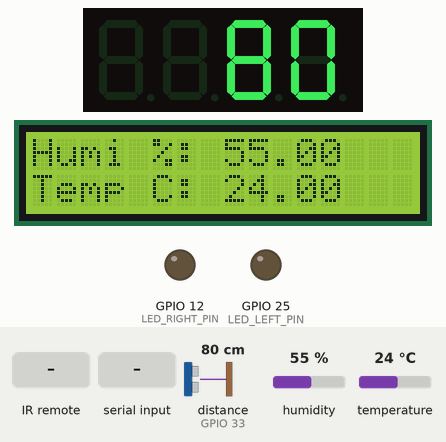
Simulated run of this sketch. Board: ESP32. Shown: 4-digit seven-segment display, 16×2 character LCD, output pins drawn as LEDs (lit = HIGH). Wiring (inferred from the names in the program): ultrasonic range finder: trigger GPIO 32; echo GPIO 33. The inputs (shaded band) are chosen by the test bench; at power-on: distance to the obstacle (sensor on GPIO 33) 80 cm, humidity 55 %, temperature 24 °C. Nothing arrives over Bluetooth unless stated; pins used as bus, display or sensor lines are not drawn; what the sketch prints to the serial monitor is not drawn.

Above: at 1.3 s.
1.4 s: infrared code 0x4B received
At 3.9 s:
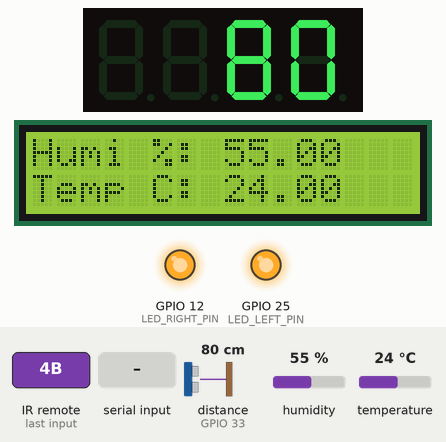
7.6 s: "left\n" received over the second serial link
At 8.7 s:
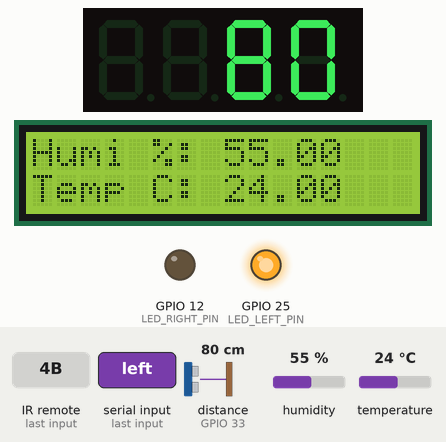
9.1 s: infrared code 0x4A received
At 10.3 s:
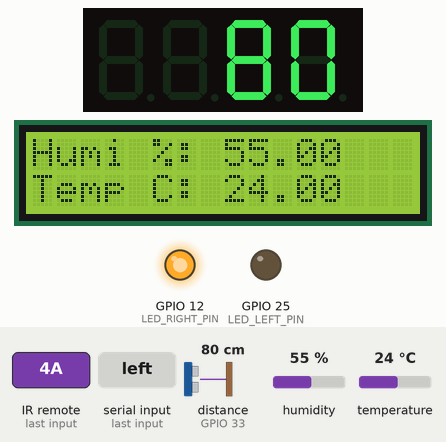
10.6 s: distance to the obstacle (sensor on GPIO 33) set to 22 cm
At 11.5 s:
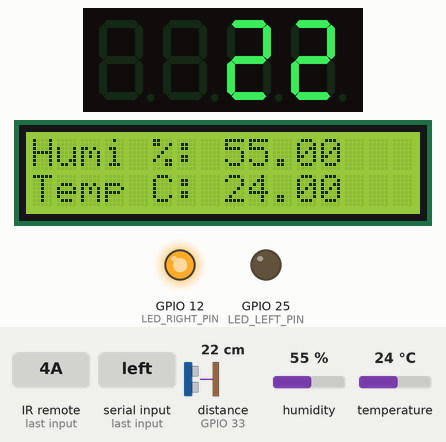
12.1 s: distance to the obstacle (sensor on GPIO 33) set to 17 cm
At 13.3 s:
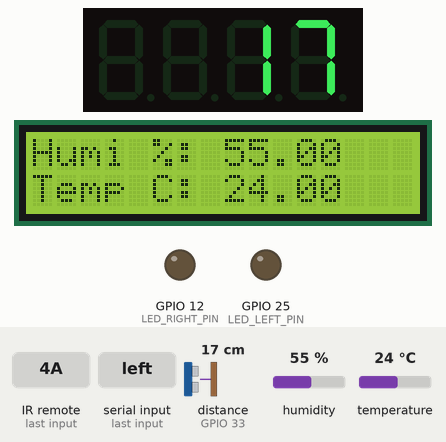
13.6 s: humidity set to 22 %
At 16.7 s:
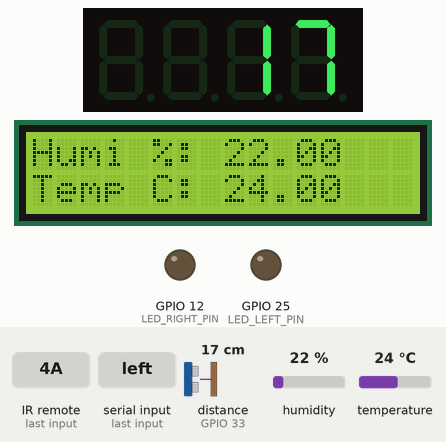
Timing chart, 0 to 17.8 s (numbered marks = the images above; inputs shaded):
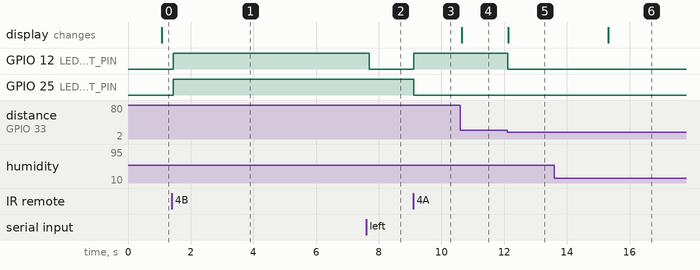

Measured:
- the behaviour switches between 20 and 19 cm on distance to the obstacle (sensor on GPIO 33) (found by bisection; images 4 and 5)
- after the input at 1.4 s, GPIO 12 (LED_RIGHT_PIN), GPIO 25 (LED_LEFT_PIN): LOW → HIGH after 0.05 s
- after the input at 7.6 s, GPIO 12 (LED_RIGHT_PIN): HIGH → LOW after 0.09 s
- after the input at 9.1 s, GPIO 12 (LED_RIGHT_PIN): LOW → HIGH at once; GPIO 25 (LED_LEFT_PIN): HIGH → LOW at once
- after the input at 10.6 s, the display: changes at once (image 4)
- after the input at 12.1 s, GPIO 12 (LED_RIGHT_PIN): HIGH → LOW at once; the display: changes at once (image 5)
- after the input at 13.6 s, the display: changes after 1.7 s (image 6)

The sketch:

Lab_ESP32_Experiments_WIFI_BL.ino
```cpp
/*
  WIFI Access Point:
    ESP32 @ http://192.168.4.1/
  Bluetooth:
    ESP32-BT-Slave
*/

#include <WiFi.h>
#include <WiFiClient.h>
#include <WiFiAP.h>
#include <WebServer.h>

#include "components.h"
#include "communication_bluetooth.h"
#include "communication_wifi.h"

void setup()
{
  Serial.begin(115200);
  setup_components();
  setup_bluetooth();
  setup_wifi();
}

void loop()
{
  loop_components();
  loop_bluetooth();
  loop_wifi();
  delay(2); // allow the cpu to switch to other tasks
}
```

PinDefinitionsAndMore.h
```cpp
// (licence header left out)
/*
 * Pin mapping table for different platforms
 *
 * Platform     IR input    IR output   Tone      Core/Pin schema
 * --------------------------------------------------------------
 * DEFAULT/AVR  2           3           4         Arduino
 * ATtinyX5     0|PB0       4|PB4       3|PB3     ATTinyCore
 * ATtiny167    3|PA3       2|PA2       7|PA7     ATTinyCore
 * ATtiny167    9|PA3       8|PA2       5|PA7     Digispark pro
 * ATtiny3217  18|PA1      19|PA2      20|PA3     MegaTinyCore
 * ATtiny1604   2           3|PA5       %
 * ATtiny816   14|PA1      16|PA3       1|PA5     MegaTinyCore
 * ATtiny1614   8|PA1      10|PA3       1|PA5     MegaTinyCore
 * SAMD21       3           4           5
 * ESP8266      14|D5       12|D6       %
 * ESP32        15          4           27
 * BluePill     PA6         PA7         PA3
 * APOLLO3      11          12          5
 * RP2040       3|GPIO15    4|GPIO16    5|GPIO17
 */
//#define _ACTION_MEASURE_TIMING // For debugging purposes.

#if defined(__AVR__)
#if defined(__AVR_ATtiny25__) || defined(__AVR_ATtiny45__) || defined(__AVR_ATtiny85__) // Digispark board
#include "ATtinySerialOut.hpp" // TX is at pin 2 - Available as Arduino library "ATtinySerialOut". Saves 700 bytes program memory and 70 bytes RAM for ATtinyCore
#define ACTION_RECEIVE_PIN  0
#define ACTION_SEND_PIN     4 // Pin 2 is serial output with ATtinySerialOut. Pin 1 is internal LED and Pin3 is USB+ with pullup on Digispark board.
#define TONE_PIN        3
#define _ACTION_TIMING_TEST_PIN 3

#  elif defined(__AVR_ATtiny87__) || defined(__AVR_ATtiny167__) // Digispark pro board
#include "ATtinySerialOut.hpp" // Available as Arduino library "ATtinySerialOut"
// For ATtiny167 Pins PB6 and PA3 are usable as interrupt source.
#  if defined(ARDUINO_AVR_DIGISPARKPRO)
#define ACTION_RECEIVE_PIN   9 // PA3 - on Digispark board labeled as pin 9
//#define ACTION_RECEIVE_PIN  14 // PB6 / INT0 is connected to USB+ on DigisparkPro boards
#define ACTION_SEND_PIN      8 // PA2 - on Digispark board labeled as pin 8
#define TONE_PIN         5 // PA7 - on Digispark board labeled as pin 5
#define _ACTION_TIMING_TEST_PIN 10 // PA4
#  else
#define ACTION_RECEIVE_PIN  3 // PA3 - on Digispark board labeled as pin 9
#define ACTION_SEND_PIN     2 // PA2 - on Digispark board labeled as pin 8
#define TONE_PIN        7 // PA7 - on Digispark board labeled as pin 5
#  endif

#  elif defined(__AVR_ATtiny88__) // MH-ET Tiny88 board
#include "ATtinySerialOut.hpp" // Available as Arduino library "ATtinySerialOut". Saves 128 bytes program memory
// Pin 6 is TX pin 7 is RX
#define ACTION_RECEIVE_PIN   3 // INT1
#define ACTION_SEND_PIN      4
#define TONE_PIN         9
#define _ACTION_TIMING_TEST_PIN 8

#  elif defined(__AVR_ATtiny1616__)  || defined(__AVR_ATtiny3216__) || defined(__AVR_ATtiny3217__) // Tiny Core Dev board
#define ACTION_RECEIVE_PIN  18
#define ACTION_SEND_PIN     19
#define TONE_PIN        20
#define APPLICATION_PIN  0 // PA4
#undef LED_BUILTIN         // No LED available on the TinyCore 32 board, take the one on the programming board which is connected to the DAC output
#define LED_BUILTIN      2 // PA6

#  elif defined(__AVR_ATtiny816__) // Tiny Core Micro
#define ACTION_RECEIVE_PIN  14 // PA1
#define ACTION_SEND_PIN     16 // PA3
#define TONE_PIN         1 // PA5
#define APPLICATION_PIN  0 // PA4
#undef LED_BUILTIN         // No LED available, take the one which is connected to the DAC output
#define LED_BUILTIN      4 // PB5

#  elif defined(__AVR_ATtiny1614__)
#define ACTION_RECEIVE_PIN   8 // PA1
#define ACTION_SEND_PIN     10 // PA3
#define TONE_PIN         1 // PA5
#define APPLICATION_PIN  0 // PA4

#  elif defined(__AVR_ATtiny1604__)
#define ACTION_RECEIVE_PIN   2 // To be compatible with interrupt example, pin 2 is chosen here.
#define ACTION_SEND_PIN      3
#define APPLICATION_PIN  5

#define tone(...) void()      // Define as void, since TCB0_INT_vect is also used by tone()
#define noTone(a) void()
#define TONE_PIN        42 // Dummy for examples using it

#  elif defined(__AVR_ATmega1284__) || defined(__AVR_ATmega1284P__) \
|| defined(__AVR_ATmega644__) || defined(__AVR_ATmega644P__) \
|| defined(__AVR_ATmega324P__) || defined(__AVR_ATmega324A__) \
|| defined(__AVR_ATmega324PA__) || defined(__AVR_ATmega164A__) \
|| defined(__AVR_ATmega164P__) || defined(__AVR_ATmega32__) \
|| defined(__AVR_ATmega16__) || defined(__AVR_ATmega8535__) \
|| defined(__AVR_ATmega64__) || defined(__AVR_ATmega128__) \
|| defined(__AVR_ATmega1281__) || defined(__AVR_ATmega2561__) \
|| defined(__AVR_ATmega8515__) || defined(__AVR_ATmega162__)
#define ACTION_RECEIVE_PIN      2
#define ACTION_SEND_PIN        13
#define TONE_PIN            4
#define APPLICATION_PIN     5
#define ALTERNATIVE_ACTION_FEEDDEV_BACK_LED_PIN 6 // E.g. used for examples which use LED_BUILDIN for example output.
#define _ACTION_TIMING_TEST_PIN 7

#  else // Default as for ATmega328 like on Uno, Nano, Leonardo, Teensy 2.0 etc.
#define ACTION_RECEIVE_PIN      2 // To be compatible with interrupt example, pin 2 is chosen here.
#define ACTION_SEND_PIN         3
#define TONE_PIN            4
#define APPLICATION_PIN     5
#define ALTERNATIVE_ACTION_FEEDDEV_BACK_LED_PIN 6 // E.g. used for examples which use LED_BUILDIN for example output.
#define _ACTION_TIMING_TEST_PIN 7

#    if defined(ARDUINO_AVR_PROMICRO) // Sparkfun Pro Micro is __AVR_ATmega32U4__ but has different external circuit
// We have no built in LED at pin 13 -> reuse RX LED
#undef LED_BUILTIN
#define LED_BUILTIN         LED_BUILTIN_RX
#    endif
#  endif // defined(__AVR_ATtiny25__)...

#elif defined(ESP8266)
#define FEEDDEV_BACK_LED_IS_ACTIVE_LOW // The LED on my board (D4) is active LOW
#define ACTION_RECEIVE_PIN          14 // D5
#define ACTION_SEND_PIN             12 // D6 - D4/pin 2 is internal LED
#define _ACTION_TIMING_TEST_PIN      2 // D4
#define APPLICATION_PIN         13 // D7

#define tone(...) void()      // tone() inhibits receive timer
#define noTone(a) void()
#define TONE_PIN                42 // Dummy for examples using it

#elif defined(CONFIG_IDF_TARGET_ESP32C3)
#define ACTION_INPUT_PIN             8
#define ACTION_SEND_PIN              9
#define TONE_PIN                10 // ADC2_0
#define APPLICATION_PIN         11

#elif defined(ESP32)
#include <Arduino.h>

// tone() is included in ESP32 core since 2.0.2
#if !defined(ESP_ARDUINO_VERSION_VAL)
#define ESP_ARDUINO_VERSION_VAL(major, minor, patch) 12345678
#endif
#if ESP_ARDUINO_VERSION  <= ESP_ARDUINO_VERSION_VAL(2, 0, 2)
#define TONE_LEDC_CHANNEL        1  // Using channel 1 makes tone() independent of receiving timer -> No need to DEV_STOP receiving timer.
void tone(uint8_t aPinNumber, unsigned int aFrequency){
    ledcAttachPin(aPinNumber, TONE_LEDC_CHANNEL);
    ledcWriteTone(TONE_LEDC_CHANNEL, aFrequency);
}
void tone(uint8_t aPinNumber, unsigned int aFrequency, unsigned long aDuration){
    ledcAttachPin(aPinNumber, TONE_LEDC_CHANNEL);
    ledcWriteTone(TONE_LEDC_CHANNEL, aFrequency);
    delay(aDuration);
    ledcWriteTone(TONE_LEDC_CHANNEL, 0);
}
void noTone(uint8_t aPinNumber){
    ledcWriteTone(TONE_LEDC_CHANNEL, 0);
}
#endif // ESP_ARDUINO_VERSION  <= ESP_ARDUINO_VERSION_VAL(2, 0, 2)

#define ACTION_RECEIVE_PIN          15  // D15
#define ACTION_SEND_PIN              4  // D4
#define TONE_PIN                27  // D27 25 & 26 are DAC0 and 1
#define APPLICATION_PIN         16  // RX2 pin

#elif defined(ARDUINO_ARCH_STM32) || defined(ARDUINO_ARCH_STM32F1) // BluePill
// Timer 3 blocks PA6, PA7, PB0, PB1 for use by Servo or tone()
#define ACTION_RECEIVE_PIN          PA6
#define ACTION_RECEIVE_PIN_STRING   "PA6"
#define ACTION_SEND_PIN             PA7
#define ACTION_SEND_PIN_STRING      "PA7"
#define TONE_PIN                PA3
#define _ACTION_TIMING_TEST_PIN     PA5
#define APPLICATION_PIN         PA2
#define APPLICATION_PIN_STRING  "PA2"
#  if defined(ARDUINO_GENERIC_STM32F103C) || defined(ARDUINO_BLUEPILL_F103C8)
// BluePill LED is active low
#define FEEDDEV_BACK_LED_IS_ACTIVE_LOW
#  endif

#elif defined(ARDUINO_ARCH_APOLLO3) // Sparkfun Apollo boards
#define ACTION_RECEIVE_PIN  11
#define ACTION_SEND_PIN     12
#define TONE_PIN         5

#elif defined(ARDUINO_ARCH_MBED) && defined(ARDUINO_ARCH_MBED_NANO) // Arduino Nano 33 BLE
#define ACTION_RECEIVE_PIN      3   // GPIO15 Start with pin 3 since pin 2|GPIO25 is connected to LED on Pi pico
#define ACTION_SEND_PIN         4   // GPIO16
#define TONE_PIN            5
#define APPLICATION_PIN     6
#define ALTERNATIVE_ACTION_FEEDDEV_BACK_LED_PIN 7 // E.g. used for examples which use LED_BUILDIN for example output.
#define _ACTION_TIMING_TEST_PIN 8

#elif defined(ARDUINO_ARCH_RP2040) // Arduino Nano Connect, Pi Pico with arduino-pico core https://github.com/earlephilhower/arduino-pico
#define ACTION_RECEIVE_PIN      15  // GPIO15 to be compatible with the Arduino Nano RP2040 Connect (pin3)
#define ACTION_SEND_PIN         16  // GPIO16
#define TONE_PIN            17
#define APPLICATION_PIN     18
#define ALTERNATIVE_ACTION_FEEDDEV_BACK_LED_PIN 19 // E.g. used for examples which use LED_BUILDIN for example output.
#define _ACTION_TIMING_TEST_PIN 20

// If you program the Nano RP2040 Connect with this core, then you must redefine LED_BUILTIN
// and use the external reset with 1 kOhm to ground to enter UF2 mode
#undef LED_BUILTIN
#define LED_BUILTIN          6

#elif defined(PARTICLE) // !!!UNTESTED!!!
#define ACTION_RECEIVE_PIN      A4
#define ACTION_SEND_PIN         A5 // Particle supports multiple pins

#define LED_BUILTIN         D7

/*
 * 4 times the same (default) layout for easy adaption in the future
 */
#elif defined(TEENSYDUINO) // Teensy 2.0 is handled at default for ATmega328 like on Uno, Nano, Leonardo etc.
#define ACTION_RECEIVE_PIN      2
#define ACTION_SEND_PIN         3
#define TONE_PIN            4
#define APPLICATION_PIN     5
#define ALTERNATIVE_ACTION_FEEDDEV_BACK_LED_PIN 6 // E.g. used for examples which use LED_BUILDIN for example output.
#define _ACTION_TIMING_TEST_PIN 7

#elif defined(ARDUINO_ARCH_MBED) // Arduino Nano 33 BLE
#define ACTION_RECEIVE_PIN      2
#define ACTION_SEND_PIN         3
#define TONE_PIN            4
#define APPLICATION_PIN     5
#define ALTERNATIVE_ACTION_FEEDDEV_BACK_LED_PIN 6 // E.g. used for examples which use LED_BUILDIN for example output.
#define _ACTION_TIMING_TEST_PIN 7

#elif defined(ARDUINO_ARCH_SAMD) || defined(ARDUINO_ARCH_SAM)
#define ACTION_RECEIVE_PIN      2
#define ACTION_SEND_PIN         3
#define TONE_PIN            4
#define APPLICATION_PIN     5
#define ALTERNATIVE_ACTION_FEEDDEV_BACK_LED_PIN 6 // E.g. used for examples which use LED_BUILDIN for example output.
#define _ACTION_TIMING_TEST_PIN 7

#if !defined(ARDUINO_SAMD_ADAFRUIT)
// On the Zero and others we switch explicitly to SerialUSB
#define Serial SerialUSB
#endif

// Definitions for the Chinese SAMD21 M0-Mini clone, which has no led connected to D13/PA17.
// Attention!!! D2 and D4 are swapped on these boards!!!
// If you connect the LED, it is on pin 24/PB11. In this case activate the next two lines.
//#undef LED_BUILTIN
//#define LED_BUILTIN 24 // PB11
// As an alternative you can choose pin 25, it is the RX-LED pin (PB03), but active low.In this case activate the next 3 lines.
//#undef LED_BUILTIN
//#define LED_BUILTIN 25 // PB03
//#define FEEDDEV_BACK_LED_IS_ACTIVE_LOW // The RX LED on the M0-Mini is active LOW

#elif defined (NRF51) // BBC micro:bit
#define ACTION_RECEIVE_PIN      2
#define ACTION_SEND_PIN         3
#define APPLICATION_PIN     1
#define _ACTION_TIMING_TEST_PIN 4

#define tone(...) void()    // no tone() available
#define noTone(a) void()
#define TONE_PIN           42 // Dummy for examples using it

#else
#warning Board / CPU is not detected using pre-processor symbols -> using default values, which may not fit. Please extend PinDefinitionsAndMore.h.
// Default valued for unidentified boards
#define ACTION_RECEIVE_PIN      2
#define ACTION_SEND_PIN         3
#define TONE_PIN            4
#define APPLICATION_PIN     5
#define ALTERNATIVE_ACTION_FEEDDEV_BACK_LED_PIN 6 // E.g. used for examples which use LED_BUILDIN for example output.
#define _ACTION_TIMING_TEST_PIN 7
#endif // defined(ESP8266)

#if defined(ESP32) || defined(ARDUINO_ARCH_RP2040) || defined(PARTICLE) || defined(ARDUINO_ARCH_MBED)
#define SEND_PWM_BY_TIMER // We do not have pin restrictions for this CPU's, so lets use the hardware PWM for send carrier signal generation
#else
# if defined(SEND_PWM_BY_TIMER)
#undef ACTION_SEND_PIN // SendPin is determined by timer! This avoids warning in IRTimer.hpp
#  endif
#endif

#if !defined (FLASHEND)
#define FLASHEND 0xFFFF // Dummy value for platforms where FLASHEND is not defined
#endif
#if !defined (RAMEND)
#define RAMEND 0xFFFF // Dummy value for platforms where RAMEND is not defined
#endif
#if !defined (RAMSIZE)
#define RAMSIZE 0xFFFF // Dummy value for platforms where RAMSIZE is not defined
#endif

/*
 * Helper macro for getting a macro definition as string
 */
#if !defined(STR_HELPER)
#define STR_HELPER(x) #x
#define STR(x) STR_HELPER(x)
#endif
```

communication_bluetooth.h
```cpp
/*
 * LAB Name: Exchange Data Over Bluetooth
 *      Android SmartPhone <-> ESP32 Bluetooth
 *      Laptop Serial BT   <-> ESP32 Bluetooth
 */
#include "BluetoothSerial.h"
#include "component_dev.h"

#if !defined(CONFIG_BT_ENABLED) || !defined(CONFIG_BLUEDROID_ENABLED)
#error Bluetooth is not enabled! Please run `make menuconfig` to and enable it
#endif
#if !defined(CONFIG_BT_SPP_ENABLED)
#error Serial Bluetooth not available or not enabled. It is only available for the ESP32 chip.
#endif

// Bluetooth Serial Object (Handle)
BluetoothSerial SerialBT;
// Timer0 configuration Handle
hw_timer_t *Timer0_Cfg = NULL;

// ESP32 Bluetooth (Slave) Device Information
const char *pin = "1234"; // Change this to more secure PIN.
String device_name = "ESP32-BT-Slave";

// Bluetooth Received Byte & Message Buffer Array
String RxBuffer = "";
char RxByte;

// Timer0 ISR Handler Function (Configured To Execute Every 1000ms)
void IRAM_ATTR Timer0_ISR()
{
  SerialBT.println(Temperature);
  SerialBT.println(Humidity);
  SerialBT.println(distance);
}

void setup_bluetooth()
{
  SerialBT.begin(device_name); // Bluetooth device name
  // Serial.printf("The device with name \"%s\" is started.\nNow you can pair it with Bluetooth!\n", device_name.c_str());
  SerialBT.setPin(pin);
  Serial.println("Using PIN");

  // Configure Timer0 Interrupt (Every 1000mS)
  Timer0_Cfg = timerBegin(0, 80, true);
  timerAttachInterrupt(Timer0_Cfg, &Timer0_ISR, true);
  timerAlarmWrite(Timer0_Cfg, 1000000, true);
  timerAlarmEnable(Timer0_Cfg);
}

void loop_bluetooth()
{
  // Read The Received Bytes & Add Them To Message (RxBuffer) Array
  if (SerialBT.available())
  {
    RxByte = SerialBT.read();
    if (RxByte != '\n')
    {
      RxBuffer += String(RxByte);
    }
    else
    {
      RxBuffer = "";
    }
    Serial.write(RxByte);
  }
  // Check The Received Message & Update Output LED State
  if (RxBuffer == "go")
  {
    cur_cmd = DEV_GO;
  }
  else if (RxBuffer == "back")
  {
    cur_cmd = DEV_BACK;
  }
  else if (RxBuffer == "left")
  {
    cur_cmd = DEV_LEFT;
  }
  else if (RxBuffer == "right")
  {
    cur_cmd = DEV_RIGHT;
  }
  else if (RxBuffer == "stop")
  {
    cur_cmd = DEV_STOP;
  };
  do_action();
}
```

component_dev.h
```cpp
/* SmallCar: ESP32
     Device - LED
*/
#ifndef DEVICE_H
#define DEVICE_H

#define LED_LEFT_PIN 25
#define LED_RIGHT_PIN 12

// Device action code
const int DEV_GO = 1;
const int DEV_BACK = 2;
const int DEV_STOP = 3;
const int DEV_LEFT = 4;
const int DEV_RIGHT = 5;
const int DEV_UP = 6;
const int DEV_DOWN = 7;

long previousMillis_blink; // for led blink
const int interval_blink = 200;
int led_left_cur_action, led_right_cur_action; // led_cur_action used to set the LED

int cur_cmd = DEV_STOP;

int update_led_cur_action(int led_pin, int led_cur_action)
{
  if (led_cur_action == LOW)
  {
    led_cur_action = HIGH;
  }
  else
  {
    led_cur_action = LOW;
  };
  digitalWrite(led_pin, led_cur_action); // Update the LED
  return led_cur_action;
}

void led_blink()
{
  unsigned long currentMillis = millis();
  if (currentMillis - previousMillis_blink >= interval_blink)
  {
    previousMillis_blink = currentMillis; // Remember the time
    led_left_cur_action = update_led_cur_action(LED_LEFT_PIN, led_left_cur_action);
    led_right_cur_action = update_led_cur_action(LED_RIGHT_PIN, led_right_cur_action);
  };
};

void do_action()
{
  switch (cur_cmd)
  {
  case DEV_GO:
    digitalWrite(LED_LEFT_PIN, HIGH);
    digitalWrite(LED_RIGHT_PIN, HIGH);
    break;
  case DEV_LEFT:
    digitalWrite(LED_LEFT_PIN, HIGH);
    digitalWrite(LED_RIGHT_PIN, LOW);
    break;
  case DEV_RIGHT:
    digitalWrite(LED_LEFT_PIN, LOW);
    digitalWrite(LED_RIGHT_PIN, HIGH);
    break;
  case DEV_BACK:
    previousMillis_blink = 0;
    led_left_cur_action = LOW;
    led_right_cur_action = LOW;
    digitalWrite(LED_LEFT_PIN, led_left_cur_action);
    digitalWrite(LED_RIGHT_PIN, led_right_cur_action);
    break;
  case DEV_STOP:
    digitalWrite(LED_LEFT_PIN, LOW);
    digitalWrite(LED_RIGHT_PIN, LOW);
    break;
  default:
    break;
  } // switch
};

void setup_dev()
{
  pinMode(LED_LEFT_PIN, OUTPUT);
  pinMode(LED_RIGHT_PIN, OUTPUT);

  digitalWrite(LED_LEFT_PIN, LOW);
  digitalWrite(LED_RIGHT_PIN, LOW);

  cur_cmd = DEV_STOP;
}

void loop_dev()
{
  if (cur_cmd == DEV_BACK)
  {
    led_blink();
  }
}

#endif /* DEVICE_H */
```

Source omitted: communication_wifi.h (4281 bytes), component_dht11.h (1311 bytes), component_ir.h (1767 bytes), component_ultrasonic.h (1181 bytes), components.h (708 bytes)
